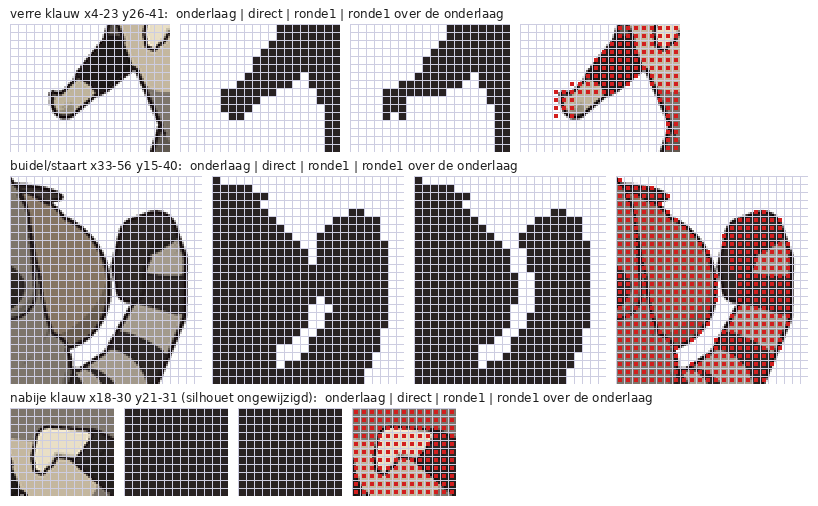

Generate this figure with Python:
"""8x-uitsneden ronde 1: per zone onderlaag | direct.txt | ronde1.txt | ronde1 over de onderlaag.
Draaien: python3 docs/concept/sprites/wasbeer/silhouet_v2/zone_ronde1.py"""
import os
import numpy as np
from PIL import Image, ImageDraw, ImageFont
HERE = os.path.dirname(os.path.abspath(__file__))
K = 8


def lees(p):
    return np.array([[c != '.' for c in r.rstrip('\n')] for r in open(p) if r.strip() and not r.startswith('#')])


def raster(a, box, under=None):
    x0, y0, x1, y1 = box; w, h = x1 - x0 + 1, y1 - y0 + 1
    im = under.crop((x0 * 4, y0 * 4, (x1 + 1) * 4, (y1 + 1) * 4)).resize((w * K, h * K), Image.NEAREST) if under else Image.new('RGB', (w * K, h * K), 'white')
    d = ImageDraw.Draw(im)
    for y in range(h):
        for x in range(w):
            if a[y0 + y, x0 + x]:
                if under:
                    d.rectangle((x * K + 2, y * K + 2, x * K + K - 3, y * K + K - 3), fill=(210, 30, 30))
                else:
                    d.rectangle((x * K, y * K, x * K + K - 1, y * K + K - 1), fill=(40, 34, 34))
    for t in range(0, w * K + 1, K): d.line((t, 0, t, h * K), fill=(205, 205, 225))
    for t in range(0, h * K + 1, K): d.line((0, t, w * K, t), fill=(205, 205, 225))
    return im


def main():
    F = ImageFont.truetype('/usr/share/fonts/truetype/dejavu/DejaVuSans.ttf', 12)
    under = Image.open(os.path.join(HERE, 'onderlaag_256.png')).convert('RGB')
    A, B = lees(os.path.join(HERE, 'direct.txt')), lees(os.path.join(HERE, 'ronde1.txt'))
    zones = [('verre klauw x4-23 y26-41', (4, 26, 23, 41)), ('buidel/staart x33-56 y15-40', (33, 15, 56, 40)),
             ('nabije klauw x18-30 y21-31 (silhouet ongewijzigd)', (18, 21, 30, 31))]
    tiles = []
    for naam, box in zones:
        row = [raster(np.zeros_like(A), box, under), raster(A, box), raster(B, box), raster(B, box, under)]
        tiles.append((naam, row))
    W = 10 + 4 * (24 * K + 10); H = sum(t[1][0].height + 24 for t in tiles) + 10
    im = Image.new('RGB', (W, H), 'white'); d = ImageDraw.Draw(im); y = 6
    for naam, row in tiles:
        d.text((10, y), f'{naam}:  onderlaag | direct | ronde1 | ronde1 over de onderlaag', font=F, fill=(30, 30, 30)); y += 18
        x = 10
        for t in row:
            im.paste(t, (x, y)); x += t.width + 10
        y += row[0].height + 6
    im.save(os.path.join(HERE, 'zone_ronde1.png'))


if __name__ == '__main__':
    main()
